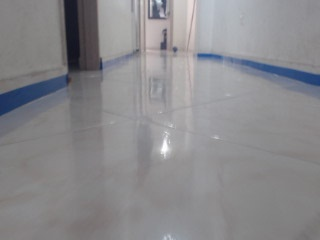
#> input picture dataSet3/image_1628786135241.jpg, 320 x 240 px
$ jupyter execute --allow-errors TestComputerVisionPipeline.ipynb   (older library calls are emulated)
#> lines starting #> are read from the running program, lines starting #| are printed output that depends on the picture; after the words box and inside, x2 and y2 are one past the last pixel; in counts of white or black regions, pixels touching at a corner belong together
### lane_detection_pipeline.py
import numpy as np
import os
import cv2

class Line:
    # [43 lines left out: functions __init__, reset, fit_line, not called in this run]

class LaneDetection:
    def __init__(self, corners):
        # self._bird_view = np.empty(1)
        self._current_frame = np.empty(0)
        self._result_segmentation = np.empty(1)

        self.width = None
        self.height = None

        self.corners = corners
        self.inv_corners = corners[::-1]
        self.src_points = np.float32(self.inv_corners)
        self._M_inv = np.empty(0)

    def _select_channel(self, bgr_img):
        hsv_img_lane = cv2.cvtColor(bgr_img, cv2.COLOR_BGR2HSV)
        return hsv_img_lane[:,:,1]

    def _binary(self, img, thresh_min, thresh_max):
        binary = np.zeros_like(img)
        binary[(img >= thresh_min) & (img <= thresh_max)] = 1
        return binary

    def _bird_view(self, img):
        offset = 100 # offset for dst points
        img_size = (img.shape[1], img.shape[0])

        dst_points = np.float32([[offset, 0], [img_size[0]-offset, 0],
                                    [img_size[0]-offset, img_size[1]],
                                    [offset, img_size[1]]])

        M = cv2.getPerspectiveTransform(self.src_points, dst_points)
        self._M_inv = cv2.getPerspectiveTransform(dst_points, self.src_points)
        warped = cv2.warpPerspective(img, M, img_size)
        # return warped, M, self._M_inv
        return warped, M

    # [44 lines of commented-out code are left out]

    def _segmentation_lane_detection(self, binary_bird_view, img_lane):
        (height, width) = img_lane.shape[:2]
        leftx, lefty, rightx, righty, out_img = self._find_lane_pixels(binary_bird_view)
        out_img[lefty, leftx] =   [0, 0, 255]
        out_img[righty, rightx] = [255, 0, 0]
        img_inv = cv2.warpPerspective(out_img, self._M_inv, (width, height)) # Inverse transformation
        result = cv2.addWeighted(img_inv, 0.8, img_lane, 1, 0)
        return result

    def _find_lane_pixels(self, binary_warped):
        # Take a histogram of the bottom half of the image
        histogram = np.sum(binary_warped[binary_warped.shape[0]//2:,:], axis=0)
        # Create an output image to draw on and visualize the result
        out_img = np.dstack((binary_warped, binary_warped, binary_warped))
        # Find the peak of the left and right halves of the histogram
        # These will be the starting point for the left and right lines
        midpoint = np.int(histogram.shape[0]//2)
        leftx_base = np.argmax(histogram[:midpoint])
        rightx_base = np.argmax(histogram[midpoint:]) + midpoint

        # HYPERPARAMETERS
        # Choose the number of sliding windows
        nwindows = 4
        # Set the width of the windows +/- margin
        margin = 50
        # Set minimum number of pixels found to recenter window
        minpix = 100

        # Set height of windows - based on nwindows above and image shape
        window_height = np.int(binary_warped.shape[0]//nwindows)
        # Identify the x and y positions of all nonzero pixels in the image
        nonzero = binary_warped.nonzero()
        nonzeroy = np.array(nonzero[0])
        nonzerox = np.array(nonzero[1])
        # Current positions to be updated later for each window in nwindows
        leftx_current = leftx_base
        rightx_current = rightx_base

        # Create empty lists to receive left and right lane pixel indices
        left_lane_inds = []
        right_lane_inds = []

        # Step through the windows one by one
        for window in range(nwindows):
            # Identify window boundaries in x and y (and right and left)
            win_y_low = binary_warped.shape[0] - (window+1)*window_height
            win_y_high = binary_warped.shape[0] - window*window_height
            win_xleft_low = leftx_current - margin
            win_xleft_high = leftx_current + margin
            win_xright_low = rightx_current - margin
            win_xright_high = rightx_current + margin

            # Draw the windows on the visualization image
    #         cv2.rectangle(out_img,(win_xleft_low,win_y_low),
    #         (win_xleft_high,win_y_high),(0,255,0), 4)
    #         cv2.rectangle(out_img,(win_xright_low,win_y_low),
    #         (win_xright_high,win_y_high),(0,255,0), 4)

            # Identify the nonzero pixels in x and y within the window #
            good_left_inds = ((nonzeroy >= win_y_low) & (nonzeroy < win_y_high) &
            (nonzerox >= win_xleft_low) &  (nonzerox < win_xleft_high)).nonzero()[0]
            good_right_inds = ((nonzeroy >= win_y_low) & (nonzeroy < win_y_high) &
            (nonzerox >= win_xright_low) &  (nonzerox < win_xright_high)).nonzero()[0]

            # Append these indices to the lists
            left_lane_inds.append(good_left_inds)
            right_lane_inds.append(good_right_inds)

            # If you found > minpix pixels, recenter next window on their mean position
            if len(good_left_inds) > minpix:
                leftx_current = np.int(np.mean(nonzerox[good_left_inds]))
            if len(good_right_inds) > minpix:
                rightx_current = np.int(np.mean(nonzerox[good_right_inds]))

        # Concatenate the arrays of indices (previously was a list of lists of pixels)
        try:
            left_lane_inds = np.concatenate(left_lane_inds)
            right_lane_inds = np.concatenate(right_lane_inds)
        except ValueError:
            # Avoids an error if the above is not implemented fully
            pass

        # Extract left and right line pixel positions
        leftx = nonzerox[left_lane_inds]
        lefty = nonzeroy[left_lane_inds]
        rightx = nonzerox[right_lane_inds]
        righty = nonzeroy[right_lane_inds]

        return leftx, lefty, rightx, righty, out_img

    def process_image(self, img):
        if self._current_frame.size == 0:
            self.width, self.height = img.shape[:2]
        self._current_frame = img
        s_channel = self._select_channel(img)
        binary = self._binary(s_channel, 80, 255)
        binary_bird_view, M = self._bird_view(binary)
        result = self._segmentation_lane_detection(binary_bird_view, img)
        return result

def draw_region(img, vertices):
    line_color = (0, 0, 255) ## color in BGR
    thickness = 3

    image = np.copy(img)

    image = cv2.line(image, vertices[0], vertices[1], line_color, thickness)
    image = cv2.line(image, vertices[1], vertices[2], line_color, thickness)
    image = cv2.line(image, vertices[2], vertices[3], line_color, thickness)
    image = cv2.line(image, vertices[3], vertices[0], line_color, thickness)
    return image

### TestComputerVisionPipeline.ipynb
[cell 1]
import lane_detection_pipeline as pipeline

[cell 2]
import numpy as np
import cv2
import matplotlib.pyplot as plt

[cell 3]
img_lane = cv2.imread('dataSet3/image_1628786135241.jpg')
#> img_lane is the input picture: shape (240, 320, 3); mean B, G, R 140.2, 137.1, 137.6
plt.imshow(cv2.cvtColor(img_lane, cv2.COLOR_BGR2RGB))
print(img_lane.shape)
#| (240, 320, 3)

[cell 4]
(height, width) = img_lane.shape[:2]
#> height = 240; width = 320

mid_offset = 80
bottom_offset = 0
x_offset = 0
y_bottom_offset = 140
y_top_offset = 50

mid_y = height // 2
#> mid_y = 120
mid_width = width // 2
#> mid_width = 160

left_bottom = (0 + bottom_offset + x_offset, height - y_bottom_offset)
#> left_bottom = (0, 100)
right_bottom = (width - bottom_offset + x_offset, height - y_bottom_offset)
#> right_bottom = (320, 100)
apex1 = ( mid_width - mid_offset + x_offset, mid_y - y_top_offset)
#> apex1 = (80, 70)
apex2 = ( mid_width + mid_offset + x_offset, mid_y - y_top_offset)
#> apex2 = (240, 70)
corners = [left_bottom, right_bottom, apex2, apex1]

print(corners)
#| [(0, 100), (320, 100), (240, 70), (80, 70)]

[cell 5]
lane_processing = pipeline.LaneDetection(corners)

## Select channel

[cell 6]
s_channel = lane_processing._select_channel(img_lane)
#> in _select_channel, `hsv_img_lane = cv2.cvtColor(bgr_img, cv2.COLOR_BGR2HSV)`: hsv_img_lane: shape (240, 320, 3); mean H, S, V 103.7, 11.7, 141.5
plt.imshow(s_channel, cmap='gray')

## Binary Operation

[cell 7]
binary_img = lane_processing._binary(s_channel, 80, 255)
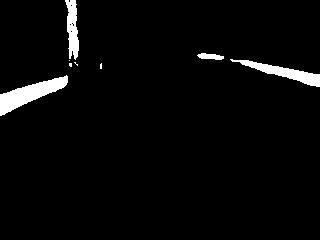
#> binary_img: shape (240, 320); values 0 (black) and 1 (white), 3.3% white; 8 white regions (4 under 20 px), largest, box (x1, y1, x2, y2) and area: (0, 75, 68, 116) 1100, (230, 59, 320, 87) 756, (65, 0, 79, 60) 536, (197, 53, 224, 60) 127
plt.imshow(binary_img, cmap='gray')

## Draw polygon region (optional)

[cell 8]
draw_region = pipeline.draw_region(img_lane, corners)
#> in draw_region, `image = cv2.line(image, vertices[3], vertices[0], line_color, thickness)`:
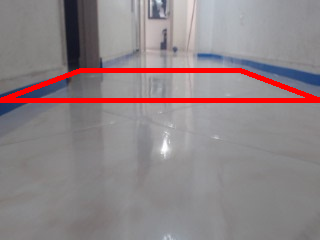
#> image: shape (240, 320, 3); mean B, G, R 134.4, 131.7, 143
plt.imshow(cv2.cvtColor(draw_region, cv2.COLOR_BGR2RGB))

[cell 9]
inv_corners = corners[::-1]
bird_view, M = lane_processing._bird_view(binary_img)
#> in _bird_view, `warped = cv2.warpPerspective(img, M, img_size)`:
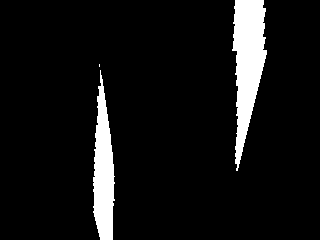
#> warped: shape (240, 320); values 0 (black) and 1 (white), 7.7% white; 3 white regions (1 under 20 px), largest, box (x1, y1, x2, y2) and area: (232, 0, 267, 171) 3488, (93, 70, 115, 240) 2422
#> M = [[-0.562, -4, 250], [0, -12, 840], [0, -0.025, 1]]
plt.imshow(bird_view, cmap='gray')

[cell 10]
out_img = lane_processing._segmentation_lane_detection(bird_view, img_lane)
#> in _find_lane_pixels, `histogram = np.sum(binary_warped[binary_warped.shape[0]//2:,:], axis=0)`: histogram = 320 values, max 120 at index 100, min 0 at index 0, mean 7.86
#> in _find_lane_pixels, `leftx_base = np.argmax(histogram[:midpoint])`: leftx_base = 100
#> in _find_lane_pixels, `rightx_base = np.argmax(histogram[midpoint:]) + midpoint`: rightx_base = 237
#> in _find_lane_pixels, `nonzero = binary_warped.nonzero()`: nonzero = 5913 positions, rows 0 to 239, columns 93 to 266
#> in _find_lane_pixels, `nonzeroy = np.array(nonzero[0])`: nonzeroy = 5913 values from 0 to 239
#> in _find_lane_pixels, `nonzerox = np.array(nonzero[1])`: nonzerox = 5913 values, max 266 at index 1557, min 93 at index 4748, mean 188.2
#> in _find_lane_pixels, `leftx_current = leftx_base`: leftx_current = 100
#> in _find_lane_pixels, `rightx_current = rightx_base`: rightx_current = 237
#> the loop in _find_lane_pixels, `for window in range(nwindows):` made 4 passes
#> (win_xleft_low, win_xleft_high, win_xright_low, win_xright_high, leftx_current, rightx_current) on passes 2 to 3: (53, 153, 187, 287, 103, 240), (53, 153, 190, 290, 101, 247)
#> (win_xleft_low, win_xleft_high, win_xright_low, win_xright_high, leftx_current) on pass 1: (50, 150, 187, 287, 103)
#> after the loop in _find_lane_pixels, `for window in range(nwindows):`: left_lane_inds = 4 items
#> in _find_lane_pixels, `left_lane_inds = np.concatenate(left_lane_inds)`: left_lane_inds = 2425 values, max 5912 at index 1101, min 1941 at index 2116, mean 4562.6
#> in _find_lane_pixels, `right_lane_inds = np.concatenate(right_lane_inds)`: right_lane_inds = 3488 values, max 4627 at index 397, min 0 at index 1661, mean 1839
#> in _find_lane_pixels, `leftx = nonzerox[left_lane_inds]`: leftx = 2425 values, max 114 at index 62, min 93 at index 0, mean 103.1
#> in _find_lane_pixels, `lefty = nonzeroy[left_lane_inds]`: lefty = 2425 values, max 239 at index 1089, min 64 at index 2116, mean 170.8
#> in _find_lane_pixels, `rightx = nonzerox[right_lane_inds]`: rightx = 3488 values, max 266 at index 3218, min 232 at index 3153, mean 247.4
#> in _find_lane_pixels, `righty = nonzeroy[right_lane_inds]`: righty = 3488 values, max 170 at index 396, min 0 at index 1661, mean 62.47
plt.imshow(cv2.cvtColor(out_img, cv2.COLOR_BGR2RGB))
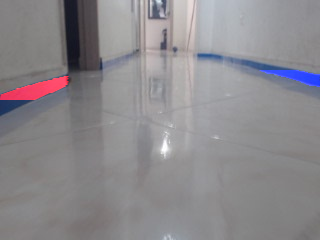
#> shown: shape (240, 320, 3); mean R, G, B 139.8, 137.1, 141.1

## Use complete pipeline in a single function

[cell 11]
result = lane_processing.process_image(img_lane)
#> in process_image, `binary_bird_view, M = self._bird_view(binary)`: M = [[-0.562, -4, 250], [0, -12, 840], [0, -0.025, 1]]
#> the loop in _find_lane_pixels (call 2), `for window in range(nwindows):` made 4 passes
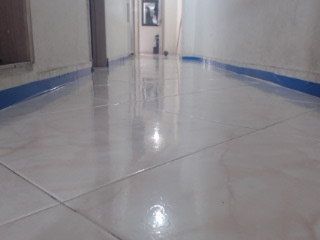
#> input picture dataSet3/image_1628786131241.jpg, 320 x 240 px
#> further down, load_image is the input picture: shape (240, 320, 3); mean B, G, R 138.4, 134.7, 137.3
plt.imshow(cv2.cvtColor(result, cv2.COLOR_BGR2RGB))

[cell 12]
images_name = ["image_1628786131241.jpg",
"image_1628786131741.jpg",
"image_1628786132240.jpg",
"image_1628786132741.jpg",
"image_1628786133241.jpg",
"image_1628786133740.jpg",
"image_1628786134241.jpg",
"image_1628786134740.jpg",
"image_1628786135241.jpg",
"image_1628786135740.jpg",
"image_1628786136240.jpg",
"image_1628786136740.jpg",
"image_1628786137240.jpg",
"image_1628786137741.jpg",
"image_1628786138240.jpg",
"image_1628786138741.jpg",
"image_1628786139240.jpg",
"image_1628786139740.jpg",
"image_1628786140240.jpg",
"image_1628786140740.jpg",
"image_1628786141240.jpg",
"image_1628786141740.jpg",
"image_1628786142241.jpg",
"image_1628786214160.jpg",
"image_1628786214662.jpg",
"image_1628786215160.jpg",
"image_1628786215661.jpg",
"image_1628786216161.jpg",
"image_1628786216660.jpg",
"image_1628786217160.jpg",
"image_1628786217660.jpg",
"image_1628786218160.jpg",
"image_1628786218660.jpg",
"image_1628786219160.jpg",
"image_1628786219660.jpg",
"image_1628786220160.jpg",
"image_1628786220661.jpg",
"image_1628786221160.jpg",
"image_1628786221661.jpg",
"image_1628786222161.jpg",
"image_1628786267477.jpg",
"image_1628786267976.jpg",
"image_1628786268477.jpg",
"image_1628786268976.jpg",
"image_1628786269476.jpg",
"image_1628786269977.jpg",
"image_1628786270476.jpg",
"image_1628786270977.jpg",
"image_1628786271476.jpg",
"image_1628786271977.jpg",
"image_1628786272476.jpg",
"image_1628786272977.jpg",
"image_1628786273476.jpg",
"image_1628786273976.jpg",
"image_1628786274477.jpg",
"image_1628786274976.jpg",
"image_1628786275476.jpg",
"image_1628786275977.jpg",
"image_1628786276476.jpg",
"image_1628786276976.jpg",
"image_1628786277476.jpg",
"image_1628786277976.jpg",
"image_1628786278477.jpg",
"image_1628786278976.jpg",
"image_1628786279476.jpg",
"image_1628786313500.jpg",
"image_1628786314000.jpg",
"image_1628786314500.jpg",
"image_1628786315000.jpg",
"image_1628786315499.jpg",
"image_1628786316000.jpg",
"image_1628786316500.jpg",
"image_1628786317000.jpg",
"image_1628786317500.jpg",
"image_1628786317999.jpg",
"image_1628786318500.jpg",
"image_1628786319000.jpg",
"image_1628786319499.jpg",
"image_1628786320000.jpg",
"image_1628786320500.jpg",
"image_1628786320999.jpg",
"image_1628786321500.jpg",
"image_1628786322000.jpg",
"image_1628786322499.jpg",
"image_1628786323000.jpg",
"image_1628786323500.jpg",
"image_1628786324000.jpg",
"image_1628786324500.jpg",
"image_1628786325000.jpg",
"image_1628786325500.jpg",
"image_1628786326000.jpg",
"image_1628786326500.jpg"]

[cell 13]
images = []
processed_images = []
#> (the rest of this cell did not finish here and is left out)

#> in _select_channel (call 3), `hsv_img_lane = cv2.cvtColor(bgr_img, cv2.COLOR_BGR2HSV)`: hsv_img_lane: shape (240, 320, 3); mean H, S, V 122.2, 14.3, 140.8
#> in _select_channel (call 3), `return hsv_img_lane[:,:,1]`:
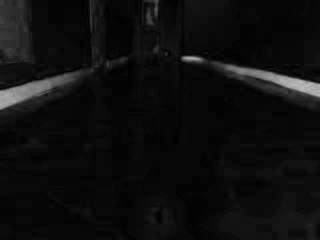
#> returned value: shape (240, 320); min 0, max 193, mean 14.3
#> in process_image (call 2), `binary = self._binary(s_channel, 80, 255)`:
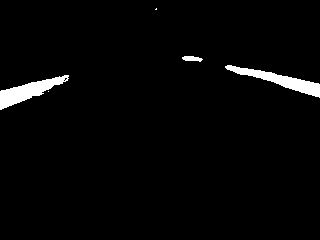
#> binary: shape (240, 320); values 0 (black) and 1 (white), 2.5% white; 5 white regions (2 under 20 px), largest, box (x1, y1, x2, y2) and area: (0, 75, 69, 110) 918, (225, 65, 320, 98) 911, (182, 56, 203, 62) 86
#> in _bird_view (call 3), `warped = cv2.warpPerspective(img, M, img_size)`:
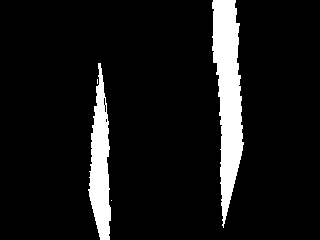
#> warped: shape (240, 320); values 0 (black) and 1 (white), 8.9% white; 4 white regions (2 under 20 px), largest, box (x1, y1, x2, y2) and area: (212, 0, 244, 228) 4386, (88, 63, 111, 240) 2453
#> in _segmentation_lane_detection (call 3), `leftx, lefty, rightx, righty, out_img = self._find_lane_pixels(binary_..`: leftx = 2459 values, max 111 at index 414, min 88 at index 175, mean 100; lefty = 2459 values, max 239 at index 978, min 63 at index 2016, mean 163.4; rightx = 4386 values, max 243 at index 868, min 212 at index 2946, mean 227.6; righty = 4386 values, max 227 at index 374, min 0 at index 2900, mean 94.56
#> in _segmentation_lane_detection (call 3), `out_img[righty, rightx] = [255, 0, 0]`:
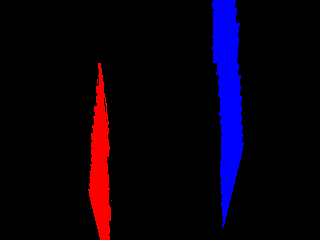
#> out_img: shape (240, 320, 3); mean of channels 0, 1, 2 14.6, 0, 8.2; drawn as B, G, R
#> in _segmentation_lane_detection (call 3), `result = cv2.addWeighted(img_inv, 0.8, img_lane, 1, 0)`:
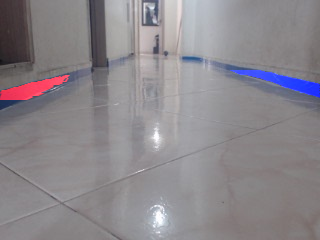
#> result: shape (240, 320, 3); mean of channels 0, 1, 2 140, 134.7, 139.3; drawn as B, G, R
#> pass 2 of the loop `for img_name in images_name:`:
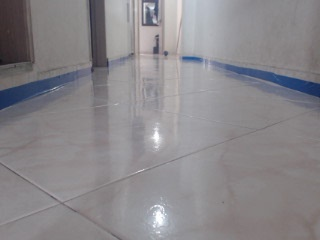
#> input picture dataSet3/image_1628786131741.jpg, 320 x 240 px
#> load_image is the input picture: shape (240, 320, 3); mean B, G, R 138.4, 134.8, 137.4
#> hsv_img_lane: shape (240, 320, 3); mean H, S, V 123.3, 14.4, 140.8
#> in process_image (call 3), `binary = self._binary(s_channel, 80, 255)`:
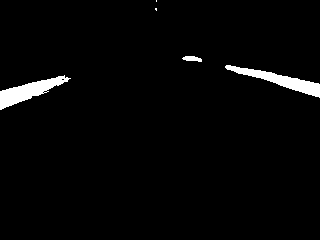
#> binary: shape (240, 320); values 0 (black) and 1 (white), 2.5% white; 5 white regions (2 under 20 px), largest, box (x1, y1, x2, y2) and area: (0, 75, 71, 110) 931, (225, 65, 320, 98) 906, (182, 56, 202, 62) 83
#> warped: shape (240, 320); values 0 (black) and 1 (white), 8.9% white; 3 white regions (1 under 20 px), largest, box (x1, y1, x2, y2) and area: (213, 0, 244, 228) 4339, (89, 72, 112, 240) 2493
#> in _segmentation_lane_detection (call 4), `leftx, lefty, rightx, righty, out_img = self._find_lane_pixels(binary_..`: leftx = 2496 values, max 111 at index 419, min 89 at index 0, mean 100.3; lefty = 2496 values, max 239 at index 995, min 66 at index 2075, mean 164.5; rightx = 4339 values, max 243 at index 874, min 213 at index 2896, mean 227.8; righty = 4339 values, max 227 at index 371, min 0 at index 2896, mean 95.1
#> in _segmentation_lane_detection (call 4), `result = cv2.addWeighted(img_inv, 0.8, img_lane, 1, 0)`:
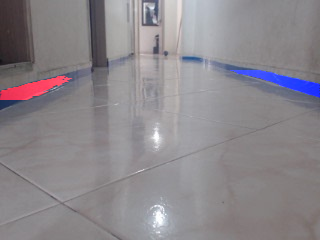
#> result: shape (240, 320, 3); mean of channels 0, 1, 2 140, 134.8, 139.5; drawn as B, G, R
#> pass 3 of the loop `for img_name in images_name:`:
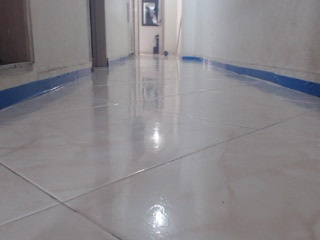
#> input picture dataSet3/image_1628786132240.jpg, 320 x 240 px
#> load_image is the input picture: shape (240, 320, 3); mean B, G, R 138.4, 134.8, 137.3
#> hsv_img_lane: shape (240, 320, 3); mean H, S, V 122, 14.3, 140.8
#> binary: shape (240, 320); values 0 (black) and 1 (white), 2.5% white; 5 white regions (2 under 20 px), largest, box (x1, y1, x2, y2) and area: (0, 75, 69, 110) 923, (225, 65, 320, 98) 907, (182, 56, 203, 62) 87
#> warped: shape (240, 320); values 0 (black) and 1 (white), 8.9% white; 3 white regions (1 under 20 px), largest, box (x1, y1, x2, y2) and area: (212, 0, 244, 228) 4356, (89, 63, 112, 240) 2459
#> in _segmentation_lane_detection (call 5), `leftx, lefty, rightx, righty, out_img = self._find_lane_pixels(binary_..`: leftx = 2464 values, max 111 at index 497, min 89 at index 60, mean 100.1; lefty = 2464 values, max 239 at index 992, min 63 at index 2045, mean 164.1; rightx = 4356 values, max 243 at index 864, min 212 at index 2953, mean 227.8; righty = 4356 values, max 227 at index 371, min 0 at index 2907, mean 95
#> in _segmentation_lane_detection (call 5), `result = cv2.addWeighted(img_inv, 0.8, img_lane, 1, 0)`:
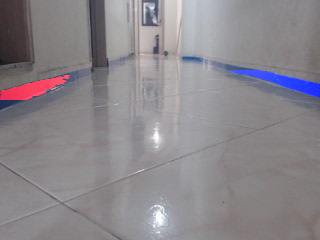
#> result: shape (240, 320, 3); mean of channels 0, 1, 2 140, 134.8, 139.4; drawn as B, G, R
    processed_images.append(result)

[cell 14]
n_it = len(images)
#> n_it = 6
plt.figure(figsize=(10, 4*n_it))
#> (the rest of this cell did not finish here and is left out)
